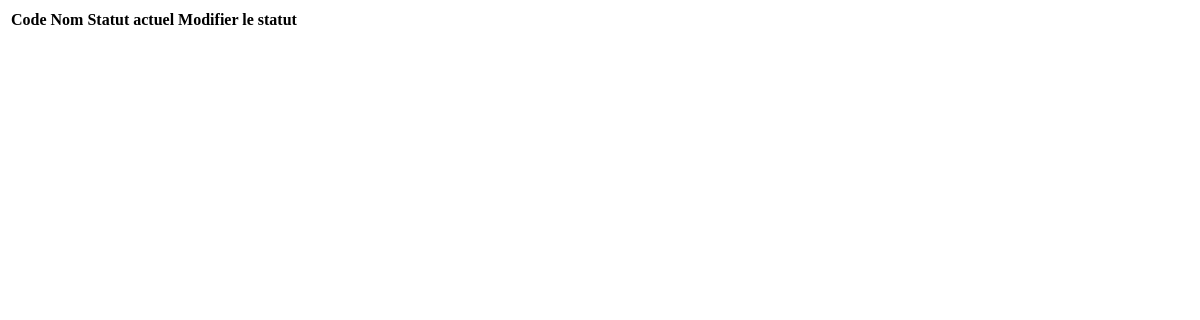
Page /projet/finaliser_data on the earlier database version.
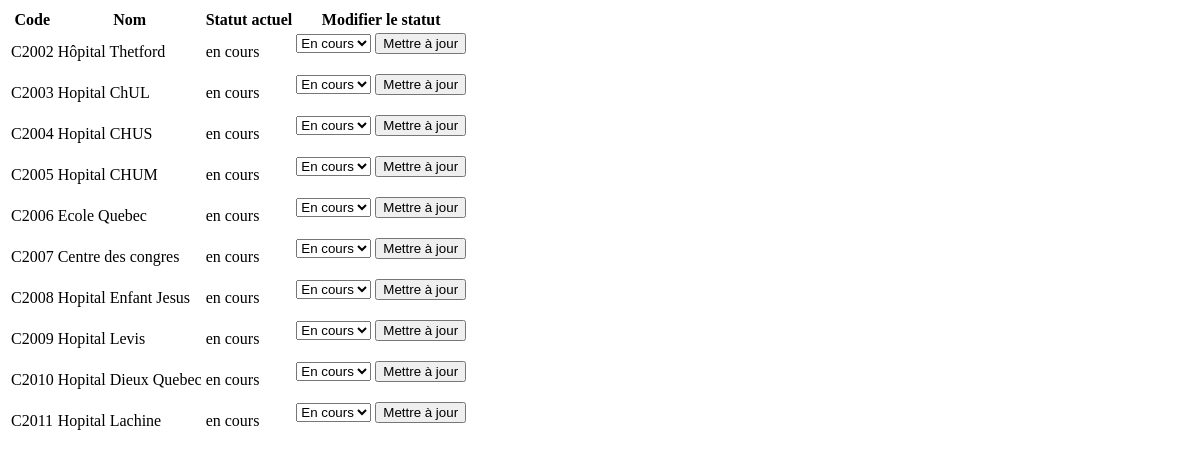
Same page on the later database version.
### app/models/projet.py (models this page shows, shortened)
class Projet(db.Model):
    __tablename__ = 'projet'
    id = db.Column(db.Integer, primary_key=True)
    code = db.Column(db.String(50), unique=True, nullable=False)
    nom = db.Column(db.String(100), nullable=False)
    date_creation = db.Column(db.DateTime, default=datetime.utcnow)
    responsable = db.Column(db.String(100))
    statut = db.Column(db.String(50))
    achats = db.relationship("Achat", backref="projet", cascade="all, delete-orphan")
    commandes_production = db.relationship("CommandeProduction", backref="projet", cascade="all, delete-orphan")
    produits_associes = db.relationship("ProduitProjet", back_populates="projet", cascade="all, delete-orphan")

### app/routes/projet_routes.py (the view)
@projet_bp.route("/finaliser_data")
def finaliser_data():
    projets = Projet.query.filter_by(statut="en cours").all()
    return render_template("finalisation_projet.html", projets=projets)

### app/templates/finalisation_projet.html (shortened to what this page needs)
<table>
    <thead>
      <tr>
        <th>Code</th>
        <th>Nom</th>
        <th>Statut actuel</th>
        <th>Modifier le statut</th>
      </tr>
    </thead>
    <tbody>
      {% for projet in projets %}
      <tr>
        <td>{{ projet.code }}</td>
        <td>{{ projet.nom }}</td>
        <td>{{ projet.statut }}</td>
        <td>
          <form action="{{ url_for('projet.finaliser_projet') }}" method="post" class="update-status">
            <select name="new_status" required>
              <option value="en cours" {% if projet.statut == "en cours" %}selected{% endif %}>En cours</option>
            </select>
            <button type="submit">Mettre à jour</button>
          </form>
        </td>
      </tr>
      {% endfor %}
    </tbody>
  </table>

Differences in the rows shown:
added Projet: code "C2002", nom "Hôpital Thetford", statut "en cours", new_status "En cours"
added Projet: code "C2003", nom "Hopital ChUL", statut "en cours", new_status "En cours"
added Projet: code "C2004", nom "Hopital CHUS", statut "en cours", new_status "En cours"
added Projet: code "C2005", nom "Hopital CHUM", statut "en cours", new_status "En cours"
added Projet: code "C2006", nom "Ecole Quebec", statut "en cours", new_status "En cours"
added Projet: code "C2007", nom "Centre des congres", statut "en cours", new_status "En cours"
added Projet: code "C2008", nom "Hopital Enfant Jesus", statut "en cours", new_status "En cours"
added Projet: code "C2009", nom "Hopital Levis", statut "en cours", new_status "En cours"
added Projet: code "C2010", nom "Hopital Dieux Quebec", statut "en cours", new_status "En cours"
added Projet: code "C2011", nom "Hopital Lachine", statut "en cours", new_status "En cours"
